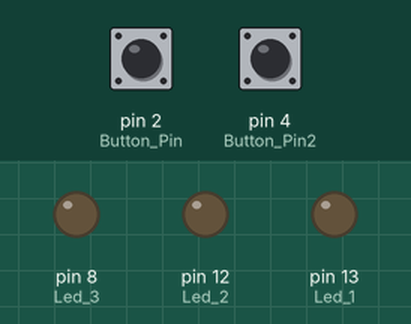
A sketch run on a simulated Arduino Uno, built with avr-gcc and run on an emulated ATmega328P. On the bench: output pins drawn as LEDs (lit = HIGH). The test bench sets the inputs (shaded band); at power-on: pin 2 (Button_Pin) LOW, pin 4 (Button_Pin2) LOW.

Above: at 1.6 s.
1.7 s: pin 2 (Button_Pin) pulled HIGH for 0.5 s
At 3.1 s:
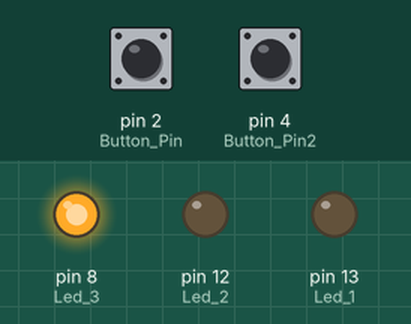
3.7 s: pin 2 (Button_Pin) pulled HIGH for 1 s
At 5.0 s:
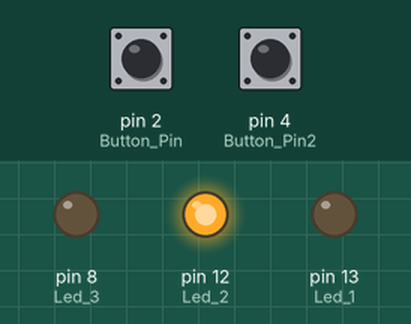
6.2 s: pin 2 (Button_Pin) pulled HIGH for 0.5 s
At 7.8 s:
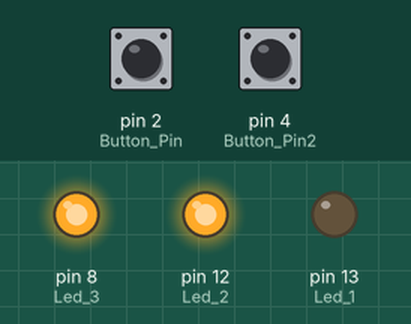
8.2 s: pin 2 (Button_Pin) pulled HIGH for 3.2 s
At 12.6 s:
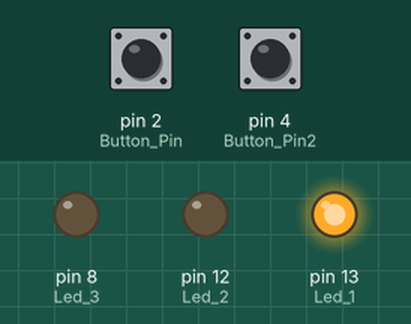
12.9 s: pin 2 (Button_Pin) pulled HIGH for 0.5 s
At 14.1 s:
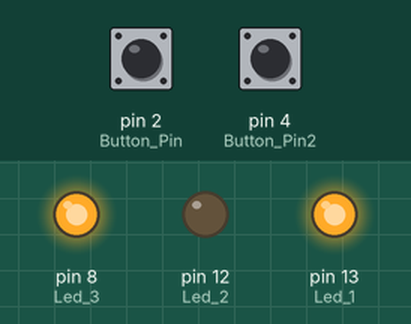
14.9 s: pin 2 (Button_Pin) pulled HIGH for 1 s
At 17.3 s:
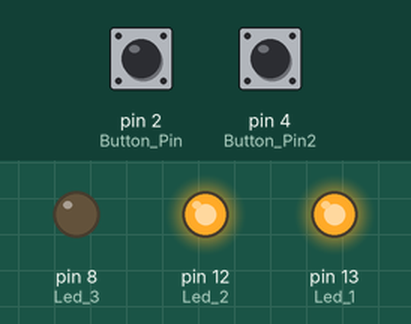
Timing chart, 0 to 18.4 s (numbered marks = the images above; inputs shaded):
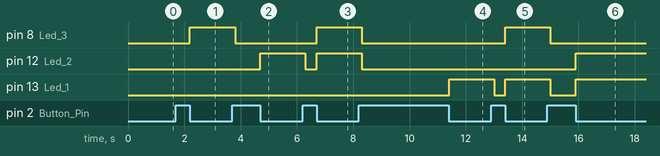

The sketch:

Lab2.ino
```cpp
/// CS-362 Lab 2 ///
// Name: Fnu Nousheerwan //
// Netid: fnoush2 //
// UIN: 659029851 //

// Description: Use two push buttons and three LEDs for this circuit. The push buttons will change an internal 3-bit
// count. The LED’s will display the value of this internal 3-bit count.One push button will increment the 3-bit count. This is the “up button”
// The other push button should decrement the 3-bit count. This is the down button.
// The 3-bit count value will be displayed on the three LEDs in binary
// one LED per binary digit
// a binary digit of 1 is indicated when the LED is on

int count_pre = 0;
int count = 0;

int Led_1 = 13;
int Led_2 = 12;
int Led_3 = 8;

// Initilizing Button Pins and States

int Button_Pin = 2;
int Button_Pin2 = 4;
int Button_State = 0;
int Button_State2 = 0;

//-----------------------------------


//---------- Setup and Loop ---------

void setup() {

  pinMode(Led_1,OUTPUT);
  pinMode(Led_2,OUTPUT);
  pinMode(Led_3,OUTPUT);
 }

void loop() {
  digitalWrite(Led_1, LOW);
  digitalWrite(Led_2, LOW);
  digitalWrite(Led_3, LOW);


Button_State = digitalRead(Button_Pin);    // Reading in the button pin status
Button_State2 = digitalRead(Button_Pin2);


  if(Button_State == 1) // Checking Button press and states
  {
    delay(50);  // Delay to counter bouncing off

    Button_State = digitalRead(Button_Pin);


    if (Button_State == 0)
    {
    count = count_pre + 1; // Storing the previous state
    }
  }


  else if(Button_State2 == 1)
  {

    delay(50);

    Button_State2 = digitalRead(Button_Pin2);


    if (Button_State == 0)
    {
    count = count_pre - 1;
    }
  }

  else
  {
// ------------------------ Logic for Increment ----------------------------------

    if((count % 2) > 0)
    {

      digitalWrite(Led_3, HIGH);
      count_pre = count;
    }
    else
    {
      digitalWrite(8, LOW);
    }

    if((count % 4) > 1)
    {
      digitalWrite(Led_2, HIGH);
      count_pre = count;
    }
    else
    {
      digitalWrite(12, LOW);
    }

    if((count % 8) > 3)
    {

      digitalWrite(Led_1, HIGH);
      count_pre = count;
    }
    else
    {
      digitalWrite(Led_1, LOW);
    }

      delay(200);

//---------------------------------------------------------------------------------------

// ------------------ Logic for Decrement ------------------------------
  if(count == 8)
  {
    count_pre = 0;
  }

  if(count <= 0)
  {
    count_pre = 0;
    count = 0;
  }

      delay(200);
 //-----------------------------------------------------------------------

 }

}
```

Measured:
- after the input at 1.7 s, pin 8 (Led_3): LOW → HIGH after 0.50 s
- after the input at 3.7 s, pin 8 (Led_3): HIGH → LOW after 0.10 s; pin 12 (Led_2): LOW → HIGH after 1.0 s
- after the input at 6.2 s, pin 8 (Led_3): LOW → HIGH after 0.50 s; pin 12 (Led_2): HIGH → LOW after 0.10 s, → HIGH 0.40 s later
- after the input at 8.2 s, pin 8 (Led_3), pin 12 (Led_2): HIGH → LOW after 0.10 s; pin 13 (Led_1): LOW → HIGH after 3.2 s
- after the input at 12.9 s, pin 8 (Led_3): LOW → HIGH after 0.50 s; pin 13 (Led_1): HIGH → LOW after 0.10 s, → HIGH 0.40 s later
- after the input at 14.9 s, pin 8 (Led_3): HIGH → LOW after 0.11 s; pin 12 (Led_2): LOW → HIGH after 1.0 s; pin 13 (Led_1): HIGH → LOW after 0.11 s, → HIGH 0.90 s later
